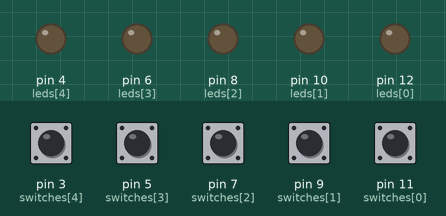
Recording of a sketch running on a simulated Arduino Uno, built with avr-gcc and run on an emulated ATmega328P. On the bench: output pins drawn as LEDs (lit = HIGH). Dashed ring = blinking. The test bench sets the inputs (shaded band); at power-on: pin 3 (switches[4]), pin 5 (switches[3]), pin 7 (switches[2]), pin 9 (switches[1]), pin 11 (switches[0]) HIGH. Random numbers use the default seed unless the sketch sets one.

Above: at 7.4 s.
7.5 s: pin 5 (switches[3]) pulled LOW for 1 s
At 8.5 s:
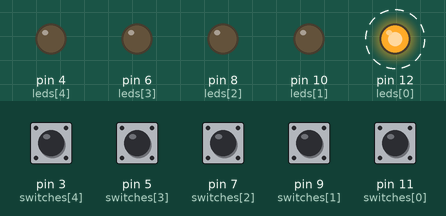
At 8.9 s:
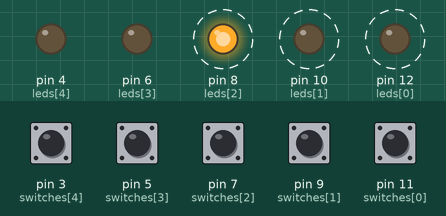
Timing chart, 0 to 16.5 s (numbered marks = the images above; inputs shaded):
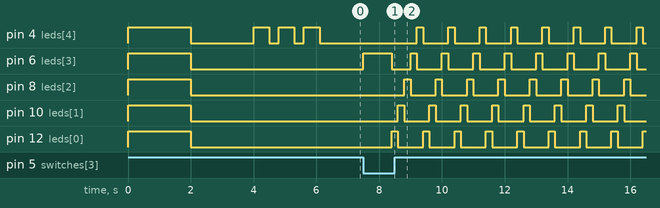

Measured:
- after the input at 7.5 s, pin 4 (leds[4]): alternates HIGH for 0.20 s and LOW for 0.80 s, starting after 1.7 s; pin 6 (leds[3]): goes HIGH 0.90 s, LOW 0.60 s, 7 × (HIGH 0.20 s, LOW 0.80 s), HIGH 0.20 s, then LOW, starting at once

The sketch:

ch03_repeat_after_me.ino
```cpp
#define SERIAL_BAUDRATE 19200
#define NUMBER 5 // 5個LED、5個按壓開關
// 將連接腳位儲存在陣列裡
const int switches[NUMBER] = {11, 9, 7, 5, 3};
const int leds[NUMBER] = {12, 10, 8, 6, 4};

#define Q_MAX 8 // 出題的最多個數
int questions[Q_MAX]; // 題目
int answers[Q_MAX]; // 答案
int q_num;
int answer_num;

// 狀態機的可能狀態
typedef enum{
  STATE_START,
  STATE_QUESTION,
  STATE_ANSWER,
  STATE_CORRECT,
  STATE_WRONG,
  STATE_COMPLETE,
} State;
State state;

void setup() {
  for(int i = 0; i < NUMBER; i++){
    pinMode(leds[i], OUTPUT);
    digitalWrite(leds[i], LOW);
    pinMode(switches[i], INPUT_PULLUP);
  }

  randomSeed(analogRead(A0));
  Serial.begin(SERIAL_BAUDRATE);

  state = STATE_START;
  q_num = 3;
  answer_num = 0;
}

boolean checkAnswers(){ // 檢查答案對不對
  for(int i = 0; i < q_num; i++){
    if(questions[i] != answers[i]){
      return false;
    }
  }
  return true;
}

void loop() {
  switch(state){
    case STATE_START:{
      int i;
      for(i = 0; i < NUMBER; i++){
        digitalWrite(leds[i], HIGH);
      }
      delay(2000);
      for(i = 0; i < NUMBER; i++){
        digitalWrite(leds[i], LOW);
      }
      delay(2000);
      state = STATE_QUESTION;
    }
    break;
    case STATE_QUESTION:{
      int i;
      for(i = 0; i < q_num; i++){
        questions[i] = random(0, NUMBER);
      }
      for(i = 0; i < q_num; i++){
        digitalWrite(leds[questions[i]], HIGH);
        delay(500);
        digitalWrite(leds[questions[i]], LOW);
        delay(300);
      }
      answer_num = 0;
      state = STATE_ANSWER;
    }
    break;
    case STATE_ANSWER:{
      for(int i = 0; i < NUMBER; i++){
        boolean ss = digitalRead(switches[i]);
        if(ss == LOW){
          answers[answer_num] = i;
          answer_num++;
          digitalWrite(leds[i], HIGH);
          delay(300);
          digitalWrite(leds[i], LOW);
          break;
        }
      }

      if(answer_num == q_num){
        state = checkAnswers() ? STATE_CORRECT : STATE_WRONG;
      }
    }
    break;
    case STATE_CORRECT:{
      q_num++;
      if(q_num > Q_MAX){
        state = STATE_COMPLETE;
      }
      else{
        state = STATE_START;
      }
      delay(500);
    }
    break;
    case STATE_WRONG:{
      int i;
      for(i = 0; i < NUMBER; i++){
        digitalWrite(leds[i], HIGH);
        delay(200);
        digitalWrite(leds[i], LOW);
      }
    }
    break;
    case STATE_COMPLETE:{
      int i;
      for(i = 0; i < NUMBER; i++){
        digitalWrite(leds[i], HIGH);
      }
      delay(500);
      for(i = 0; i < NUMBER; i++){
        digitalWrite(leds[i], LOW);
      }
      delay(500);
    }
    break;
  }
}
```
